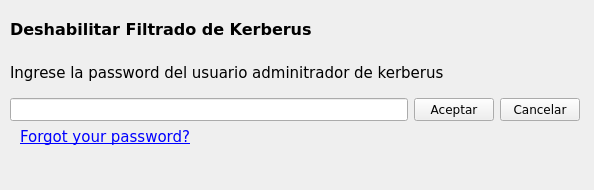
<?xml version="1.0" encoding="UTF-8"?>
<ui version="4.0">
 <class>Form</class>
 <widget class="QWidget" name="Form">
  <property name="windowModality">
   <enum>Qt::ApplicationModal</enum>
  </property>
  <property name="geometry">
   <rect>
    <x>0</x>
    <y>0</y>
    <width>594</width>
    <height>190</height>
   </rect>
  </property>
  <property name="sizePolicy">
   <sizepolicy hsizetype="Fixed" vsizetype="Fixed">
    <horstretch>0</horstretch>
    <verstretch>0</verstretch>
   </sizepolicy>
  </property>
  <property name="focusPolicy">
   <enum>Qt::StrongFocus</enum>
  </property>
  <property name="windowTitle">
   <string>Password de administrador</string>
  </property>
  <widget class="QWidget" name="gridLayoutWidget">
   <property name="geometry">
    <rect>
     <x>10</x>
     <y>10</y>
     <width>570</width>
     <height>111</height>
    </rect>
   </property>
   <property name="font">
    <font>
     <family>Verdana</family>
    </font>
   </property>
   <layout class="QGridLayout" name="gridLayout">
    <item row="3" column="0" colspan="3">
     <widget class="QLabel" name="Descripcion">
      <property name="font">
       <font>
        <family>Verdana</family>
        <pointsize>11</pointsize>
       </font>
      </property>
      <property name="text">
       <string>Ingrese la password del usuario adminitrador de kerberus</string>
      </property>
     </widget>
    </item>
    <item row="4" column="0">
     <widget class="QLineEdit" name="password">
      <property name="font">
       <font>
        <family>Verdana</family>
       </font>
      </property>
      <property name="focusPolicy">
       <enum>Qt::NoFocus</enum>
      </property>
      <property name="echoMode">
       <enum>QLineEdit::Password</enum>
      </property>
     </widget>
    </item>
    <item row="2" column="0">
     <widget class="QLabel" name="titulo">
      <property name="font">
       <font>
        <family>Verdana</family>
        <pointsize>12</pointsize>
        <weight>75</weight>
        <bold>true</bold>
       </font>
      </property>
      <property name="text">
       <string>Deshabilitar Filtrado de Kerberus</string>
      </property>
     </widget>
    </item>
    <item row="4" column="1">
     <widget class="QPushButton" name="boton">
      <property name="font">
       <font>
        <family>Verdana</family>
       </font>
      </property>
      <property name="text">
       <string>Aceptar</string>
      </property>
     </widget>
    </item>
    <item row="4" column="2">
     <widget class="QPushButton" name="botoncancelar">
      <property name="font">
       <font>
        <family>Verdana</family>
       </font>
      </property>
      <property name="text">
       <string>Cancelar</string>
      </property>
     </widget>
    </item>
   </layout>
  </widget>
  <widget class="QLabel" name="Descripcion_2">
   <property name="geometry">
    <rect>
     <x>20</x>
     <y>120</y>
     <width>568</width>
     <height>34</height>
    </rect>
   </property>
   <property name="font">
    <font>
     <family>Verdana</family>
     <pointsize>11</pointsize>
    </font>
   </property>
   <property name="text">
    <string>&lt;html&gt;&lt;head/&gt;&lt;body&gt;&lt;p&gt;&lt;a href=&quot;http://inicio.kerberus.com.ar/en/!RememberPassword!&quot;&gt;&lt;span style=&quot; text-decoration: underline; color:#0000ff;&quot;&gt;Forgot your password?&lt;/span&gt;&lt;/a&gt;&lt;/p&gt;&lt;/body&gt;&lt;/html&gt;</string>
   </property>
   <property name="openExternalLinks">
    <bool>true</bool>
   </property>
   <property name="textInteractionFlags">
    <set>Qt::TextBrowserInteraction</set>
   </property>
  </widget>
 </widget>
 <tabstops>
  <tabstop>password</tabstop>
  <tabstop>boton</tabstop>
  <tabstop>botoncancelar</tabstop>
 </tabstops>
 <resources/>
 <connections>
  <connection>
   <sender>password</sender>
   <signal>returnPressed()</signal>
   <receiver>boton</receiver>
   <slot>click()</slot>
   <hints>
    <hint type="sourcelabel">
     <x>329</x>
     <y>110</y>
    </hint>
    <hint type="destinationlabel">
     <x>423</x>
     <y>112</y>
    </hint>
   </hints>
  </connection>
 </connections>
</ui>
